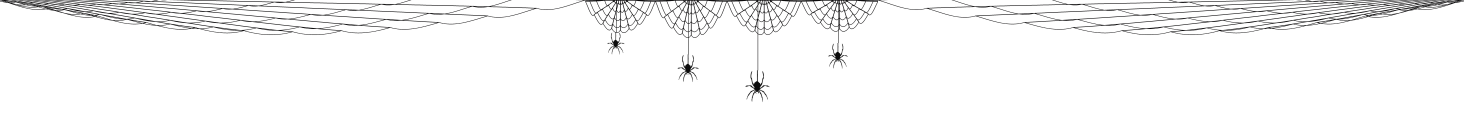
#> input picture macos/WebDecor/wide-web.png, 8780 x 750 px (shown at 1/6 size)
$ python generate-cursor-toggle-flow.py
#> lines starting #> are read from the running program, lines starting #| are printed output that depends on the picture; after the words box and inside, x2 and y2 are one past the last pixel; in counts of white or black regions, pixels touching at a corner belong together
#!/usr/bin/env python3
"""Make a short Spooky promo: open the app, enable Candy Cursor, use it."""

from __future__ import annotations

import math
import subprocess
from pathlib import Path

from PIL import Image, ImageDraw, ImageFilter, ImageFont

ROOT = Path(__file__).resolve().parents[1]
MEDIA = ROOT / "docs" / "media"
VIDEO = MEDIA / "cursor-toggle-flow.mp4"
POSTER = MEDIA / "cursor-toggle-flow-poster.png"
BACKGROUND = MEDIA / "cursor-browser-background.png"
W, H, FPS, SECONDS = 1280, 720, 24, 10
PANEL_CROP = (78, 60, 1618, 1590)
PANEL_W, PANEL_H = 650, 645
PANEL_X, PANEL_Y = 315, 38
TOGGLE = (513, 515, 586, 550)  # Position within the cropped, scaled app image.
MENU_POINT = (1080, 19)
TOGGLE_POINT = (PANEL_X + 550, PANEL_Y + 533)
CLOSE_POINT = (PANEL_X + 582, PANEL_Y + 67)
FONT = "/System/Library/Fonts/SFNS.ttf"


def font(size: int) -> ImageFont.FreeTypeFont:
    return ImageFont.truetype(FONT, size)


def browser_background() -> Image.Image:
    """Draw an original, light Safari-style planner based on the supplied mood reference."""
    image = Image.new("RGBA", (W, H), "#eceef1")
    draw = ImageDraw.Draw(image)
    draw.rectangle((0, 0, W, 36), fill="#f8f8f9")
    draw.text((24, 8), "●", font=font(17), fill="#20252a")
    draw.text((60, 8), "Safari    File    Edit    View    History    Bookmarks    Window    Help",
              font=font(16), fill="#2e343a")
    draw.text((1137, 8), "◉  12:28", font=font(15), fill="#5c6570")

    shadow = Image.new("RGBA", (W, H), (0, 0, 0, 0))
#> shadow: PIL image 1280x720 RGBA; every value is 0
    ImageDraw.Draw(shadow).rounded_rectangle((54, 69, 1235, 699), radius=31,
                                             fill=(32, 40, 55, 70))
    image = Image.alpha_composite(image, shadow.filter(ImageFilter.GaussianBlur(24)))
    draw = ImageDraw.Draw(image)
    draw.rounded_rectangle((55, 60, 1225, 687), radius=29, fill="#f3f4f8",
                           outline="#d7dce5", width=2)
    draw.rounded_rectangle((55, 60, 1225, 137), radius=29, fill="#fafbfc")
    draw.rectangle((55, 103, 1225, 137), fill="#fafbfc")
    for x, color in ((87, "#ff5f57"), (112, "#ffbd2e"), (137, "#28c840")):
        draw.ellipse((x, 89, x + 16, 105), fill=color)
    draw.rounded_rectangle((190, 79, 262, 115), radius=15, fill="#ffffff", outline="#edf0f3")
    draw.text((211, 85), "‹  ›", font=font(22), fill="#8f99a4")
    draw.rounded_rectangle((405, 76, 866, 118), radius=20, fill="#ffffff", outline="#e8ebf0")
    draw.text((565, 88), "autumn.page", font=font(17), fill="#68727e")
    draw.text((1015, 85), "↓    ↑    +", font=font(24), fill="#64707d")
    draw.rounded_rectangle((1147, 86, 1175, 108), radius=5, outline="#64707d", width=2)

    draw.rounded_rectangle((70, 150, 345, 671), radius=23, fill="#edf1fb")
    draw.rounded_rectangle((355, 150, 862, 671), radius=23, fill="#ffffff")
    draw.rounded_rectangle((872, 150, 1210, 671), radius=23, fill="#faf8fb")

    # Library column.
    draw.text((91, 173), "Autumn Planner", font=font(24), fill="#222c38")
    draw.rounded_rectangle((90, 221, 325, 259), radius=19, fill="#dee5f1")
    draw.rounded_rectangle((93, 224, 207, 256), radius=16, fill="#ffffff")
    draw.text((128, 229), "Today", font=font(17), fill="#29333d")
    draw.text((244, 229), "All", font=font(17), fill="#788492")
    draw.text((93, 283), "OCTOBER", font=font(14), fill="#8994a1")
    rows = (("Morning notes", "09:00"), ("Design review", "10:00"),
            ("A little break", "12:30"), ("Moodboard", "14:00"),
            ("Share preview", "16:00"))
    for i, (name, time) in enumerate(rows):
        y = 324 + i * 58
        if i == 1:
            draw.rounded_rectangle((83, y - 8, 333, y + 39), radius=12, fill="#ffffff")
        draw.ellipse((96, y + 3, 116, y + 23), fill="#f6c9a8" if i == 1 else "#d8e0ed")
        draw.text((128, y), name, font=font(17), fill="#3a4652")
        draw.text((285, y + 2), time, font=font(13), fill="#9aa4af", anchor="ra")
    draw.text((93, 626), "A calmer day, one note at a time", font=font(14), fill="#9aa5b1")

    # Calendar column.
    draw.text((385, 176), "FRIDAY 16", font=font(15), fill="#d86857")
    draw.text((385, 205), "Make room for autumn", font=font(29), fill="#1f2731")
    draw.text((385, 244), "A simple plan for today", font=font(17), fill="#7c8793")
    for i, hour in enumerate(("09:00", "10:00", "11:00", "12:00", "13:00", "14:00", "15:00")):
        y = 301 + i * 50
        draw.line((445, y, 835, y), fill="#ebedf0", width=2)
        if hour != "12:00":
            draw.text((381, y - 9), hour, font=font(14), fill="#a1aab4")
    draw.rounded_rectangle((463, 346, 704, 441), radius=13, fill="#fff0e6",
                           outline="#f2bd99", width=2)
    draw.text((484, 365), "Design review", font=font(18), fill="#c45d2e")
    draw.text((484, 393), "10:00 - 11:30", font=font(15), fill="#a57261")
    draw.rounded_rectangle((612, 498, 818, 575), radius=12, fill="#f1f3f8")
    draw.text((630, 516), "Notes & ideas", font=font(17), fill="#526273")
    draw.text((630, 544), "A fresh perspective", font=font(14), fill="#91a0ad")
    draw.line((444, 467, 836, 467), fill="#f28b51", width=3)
    draw.rounded_rectangle((383, 450, 445, 483), radius=15, fill="#ef8249")
    draw.text((393, 457), "12:20", font=font(16), fill="#ffffff")

    # Context column.
    draw.text((897, 176), "TODAY", font=font(15), fill="#9b8e96")
    draw.text((897, 208), "Little moments", font=font(28), fill="#282a34")
    draw.text((897, 241), "make the season.", font=font(28), fill="#282a34")
    draw.text((897, 296), "A few good things to finish", font=font(17), fill="#7d8792")
    draw.line((897, 337, 1180, 337), fill="#e6e4e9", width=2)
    tasks = ("Polish the prototype", "Pick a soundtrack", "Share a preview")
    for i, task in enumerate(tasks):
        y = 363 + i * 65
        draw.ellipse((900, y, 922, y + 22), outline="#dd996f", width=2)
        if i == 0:
            draw.line((905, y + 11, 911, y + 16, 919, y + 6), fill="#d77c42", width=3)
        draw.text((936, y - 1), task, font=font(17), fill="#565d68")
        draw.line((897, y + 48, 1180, y + 48), fill="#e9e7eb", width=1)
    draw.rounded_rectangle((897, 582, 1183, 637), radius=15, fill="#fff4ec")
    draw.text((916, 597), "A little seasonal magic", font=font(17), fill="#ac633f")

    web = Image.open(ROOT / "macos" / "WebDecor" / "wide-web.png").convert("RGBA")
#> web is the input picture: PIL image 8780x750 RGBA; mean R, G, B, A 0.6, 0.6, 0.6, 9.1
    web = web.resize((W, round(web.height * W / web.width)), Image.Resampling.LANCZOS)
#> web: PIL image 1280x109 RGBA
    image.alpha_composite(web, (0, 0))
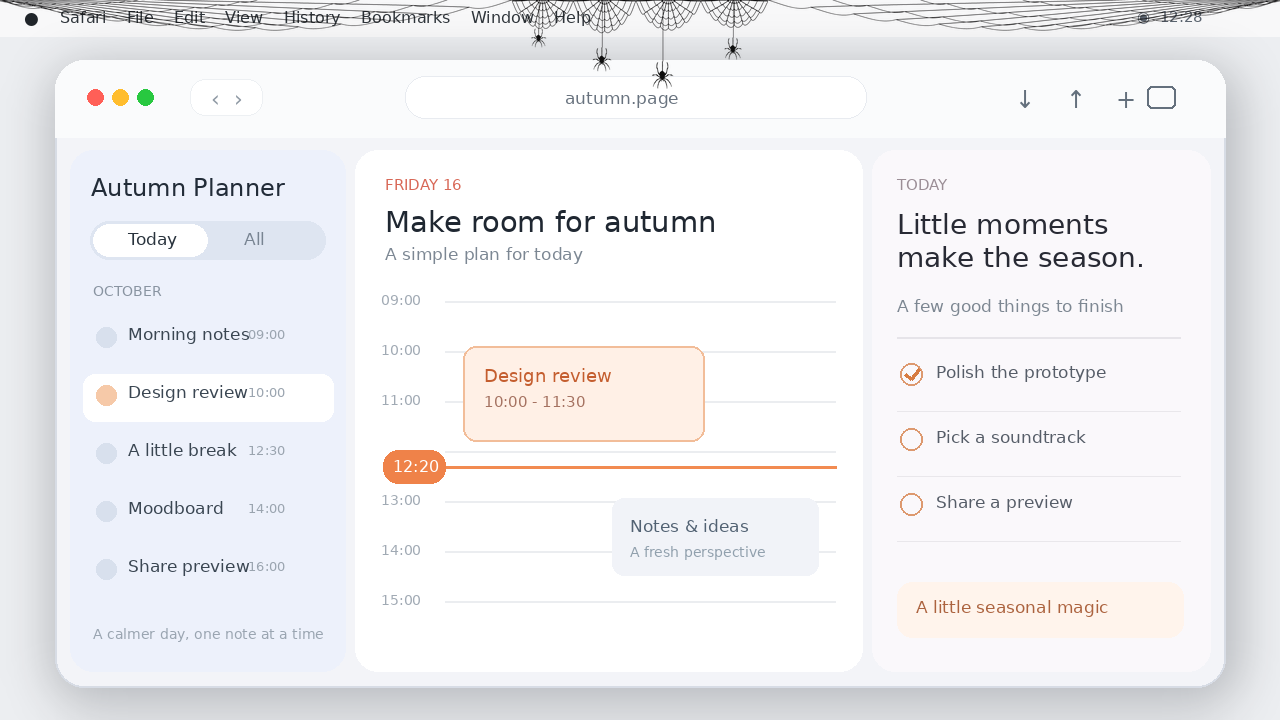
#> image: PIL image 1280x720 RGBA; mean R, G, B, A 239.5, 239.2, 241.5, 255
    image.save(BACKGROUND, optimize=True)
    return image


def ease(p: float) -> float:
    p = max(0.0, min(1.0, p))
    return p * p * (3 - 2 * p)


def phase(t: float, start: float, end: float) -> float:
    return ease((t - start) / (end - start))


def blend(a: float, b: float, p: float) -> float:
    return a + (b - a) * p


def mix_color(a: tuple[int, int, int], b: tuple[int, int, int], p: float) -> tuple[int, int, int]:
    return tuple(round(blend(x, y, p)) for x, y in zip(a, b))


def prepare_panel() -> Image.Image:
    source = Image.open(ROOT / "docs" / "mac-app-window.png").convert("RGBA")
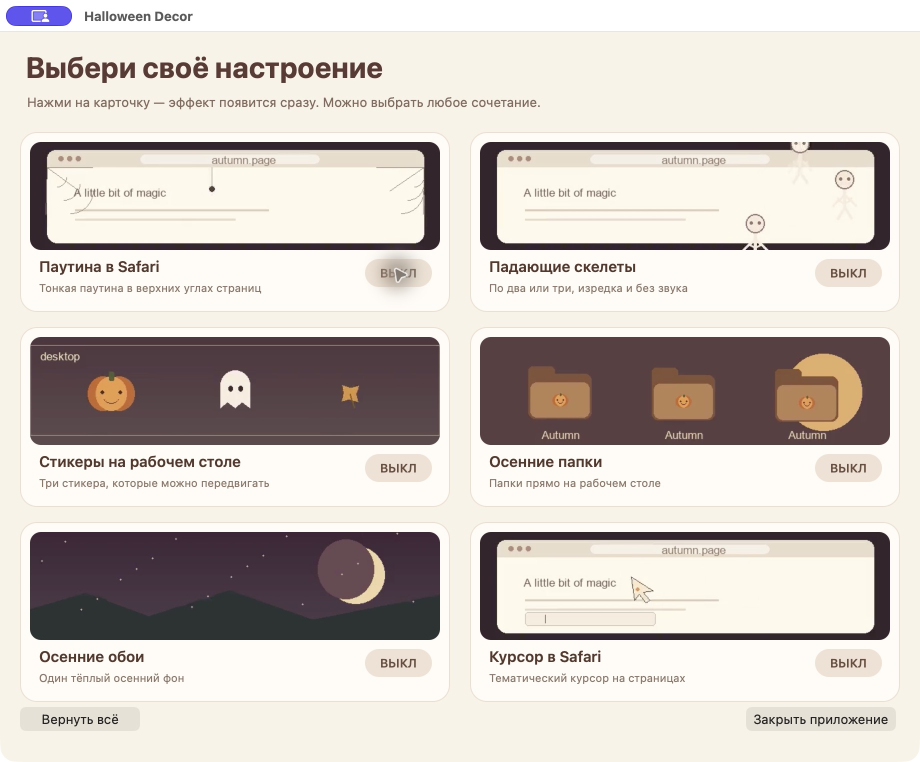
#> input picture docs/mac-app-window.png, 1840 x 1524 px (shown at 1/2 size)
    # Remove the screenshot's active switch. Its replacement animates below.
    draw = ImageDraw.Draw(source)
    for y in range(1276, 1371):
        draw.line((1288, y, 1473, y), fill=source.getpixel((1250, y)))
    panel = source.crop(PANEL_CROP).resize((PANEL_W, PANEL_H), Image.Resampling.LANCZOS)
    mask = Image.new("L", (PANEL_W, PANEL_H), 0)
#> mask: PIL image 650x645 L; every value is 0
    ImageDraw.Draw(mask).rounded_rectangle((0, 0, PANEL_W - 1, PANEL_H - 1), radius=52, fill=255)
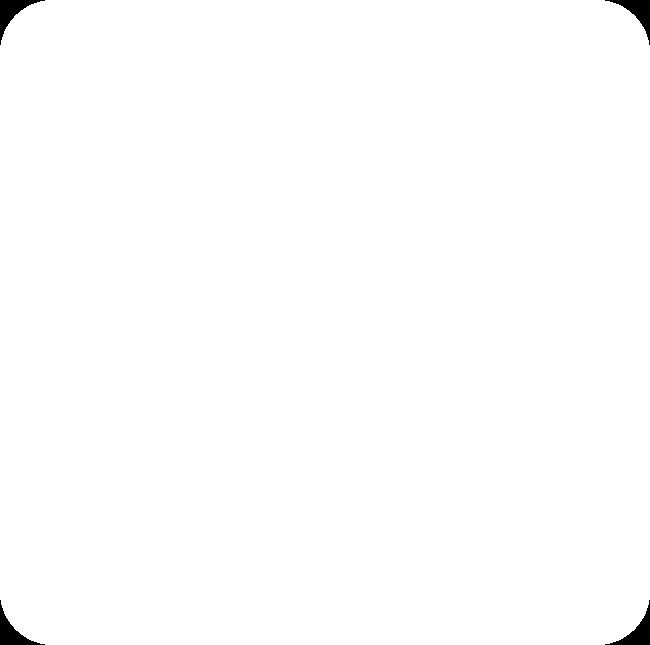
#> mask: PIL image 650x645 L; 99.4% white; 4 black regions, box (x1, y1, x2, y2) and area: (0, 0, 45, 45) 595, (605, 0, 650, 45) 595, (0, 600, 45, 645) 595, (605, 600, 650, 645) 595
    panel.putalpha(mask)
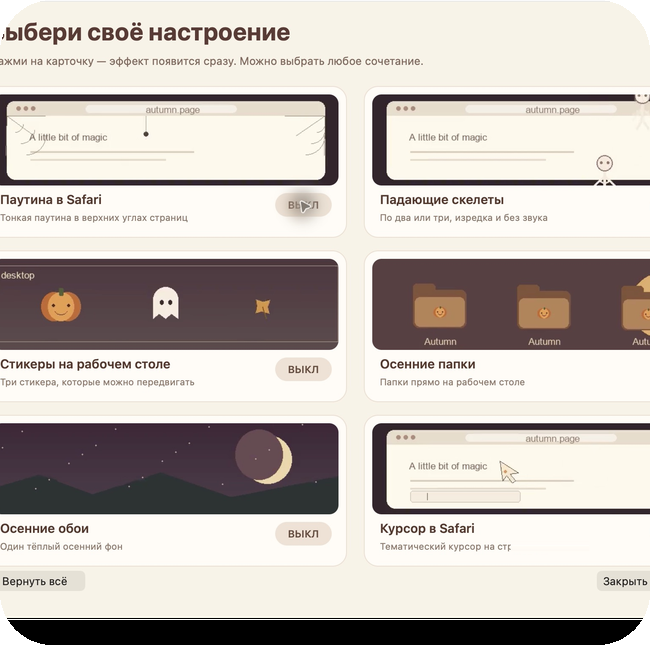
#> panel: PIL image 650x645 RGBA; mean R, G, B, A 195.2, 187.6, 181.8, 253.6; transparent parts drawn white
    return panel


# [53 lines left out: functions draw_switch, panel_layer, not called in this run]


def arrow_at(t: float) -> tuple[float, float]:
    p = phase(t, 0.45, 3.0)
    return blend(610, TOGGLE_POINT[0], p), blend(300, TOGGLE_POINT[1], p)


# [87 lines left out: functions candy_at, pointer, candy_cursor, camera, click_ring, make_frame, not called in this run]


def main() -> None:
    MEDIA.mkdir(parents=True, exist_ok=True)
    background = browser_background()
    panel = prepare_panel()
    candy = Image.open(ROOT / "macos" / "CandyCursor.png").convert("RGBA")
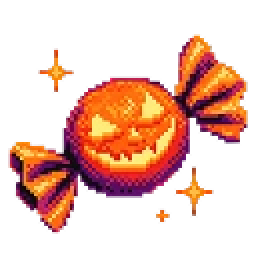
#> input picture macos/CandyCursor.png, 128 x 134 px (shown 2 times larger)
#> candy is the input picture: PIL image 128x134 RGBA; mean R, G, B, A 65.1, 27.8, 16.2, 81.5
    pumpkin = Image.open(ROOT / "macos" / "Stickers" / "Objects" / "jack-o-lantern.png").convert("RGBA")
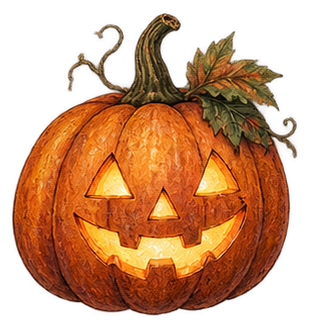
#> input picture macos/Stickers/Objects/jack-o-lantern.png, 310 x 328 px
#> pumpkin is the input picture: PIL image 310x328 RGBA; mean R, G, B, A 107.5, 55.4, 19.5, 145.3
    pumpkin = pumpkin.resize((28, 29), Image.Resampling.LANCZOS)
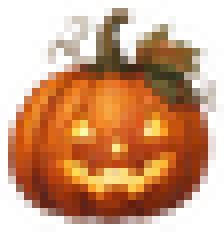
#> pumpkin: PIL image 28x29 RGBA (shown 8 times larger); mean R, G, B, A 116.6, 59.7, 21.8, 145.6; transparent parts drawn white

    cmd = ["ffmpeg", "-y", "-loglevel", "error", "-f", "rawvideo", "-vcodec", "rawvideo",
           "-pix_fmt", "rgb24", "-s", f"{W}x{H}", "-r", str(FPS), "-i", "-", "-an",
           "-c:v", "libx264", "-preset", "medium", "-crf", "18", "-pix_fmt", "yuv420p",
           "-movflags", "+faststart", str(VIDEO)]
#> (the run stopped early here; a loop or call above may not have finished)
